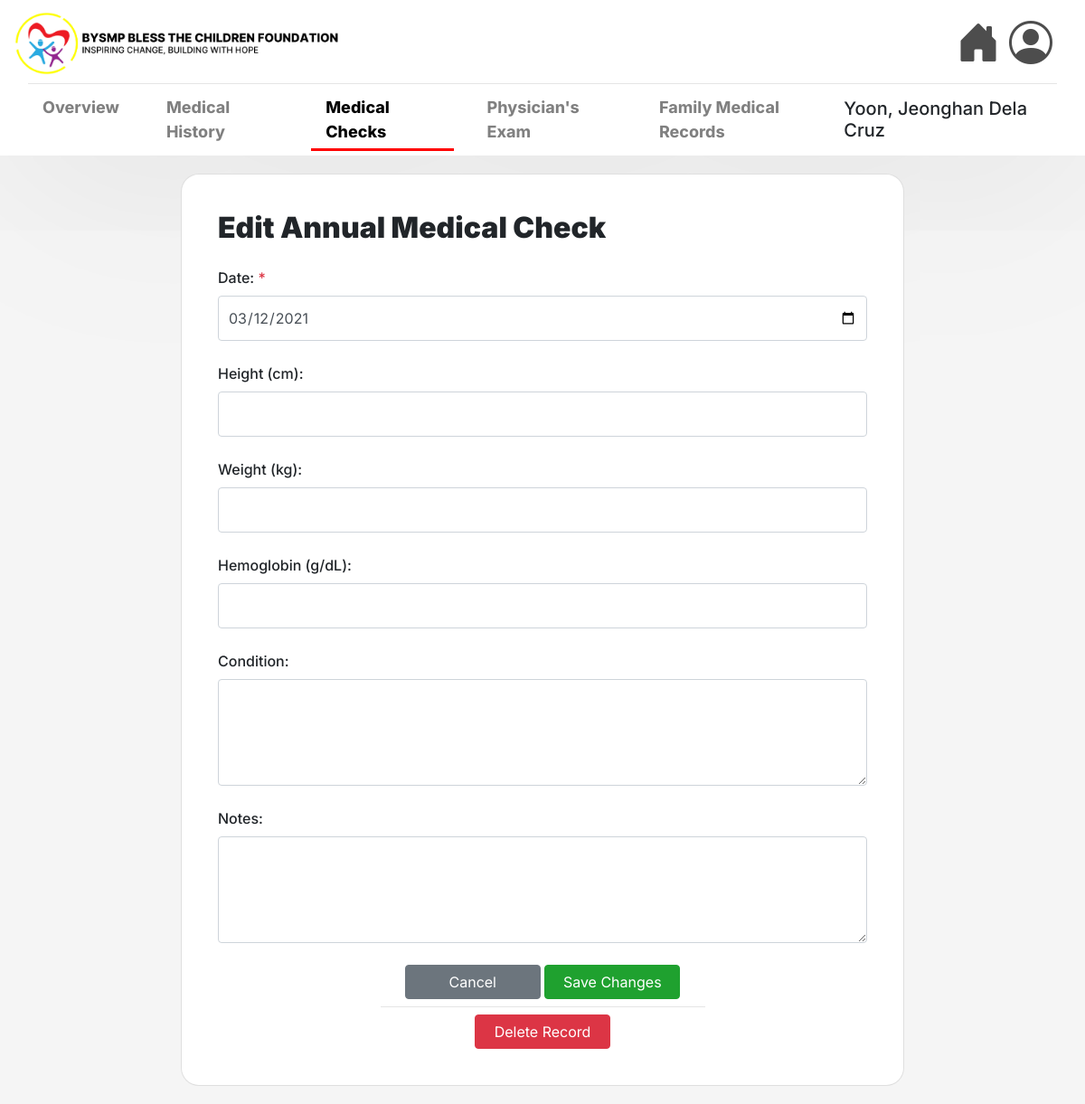
Before: /child/6/annual-medical-check/5/edit/ with the older database file.
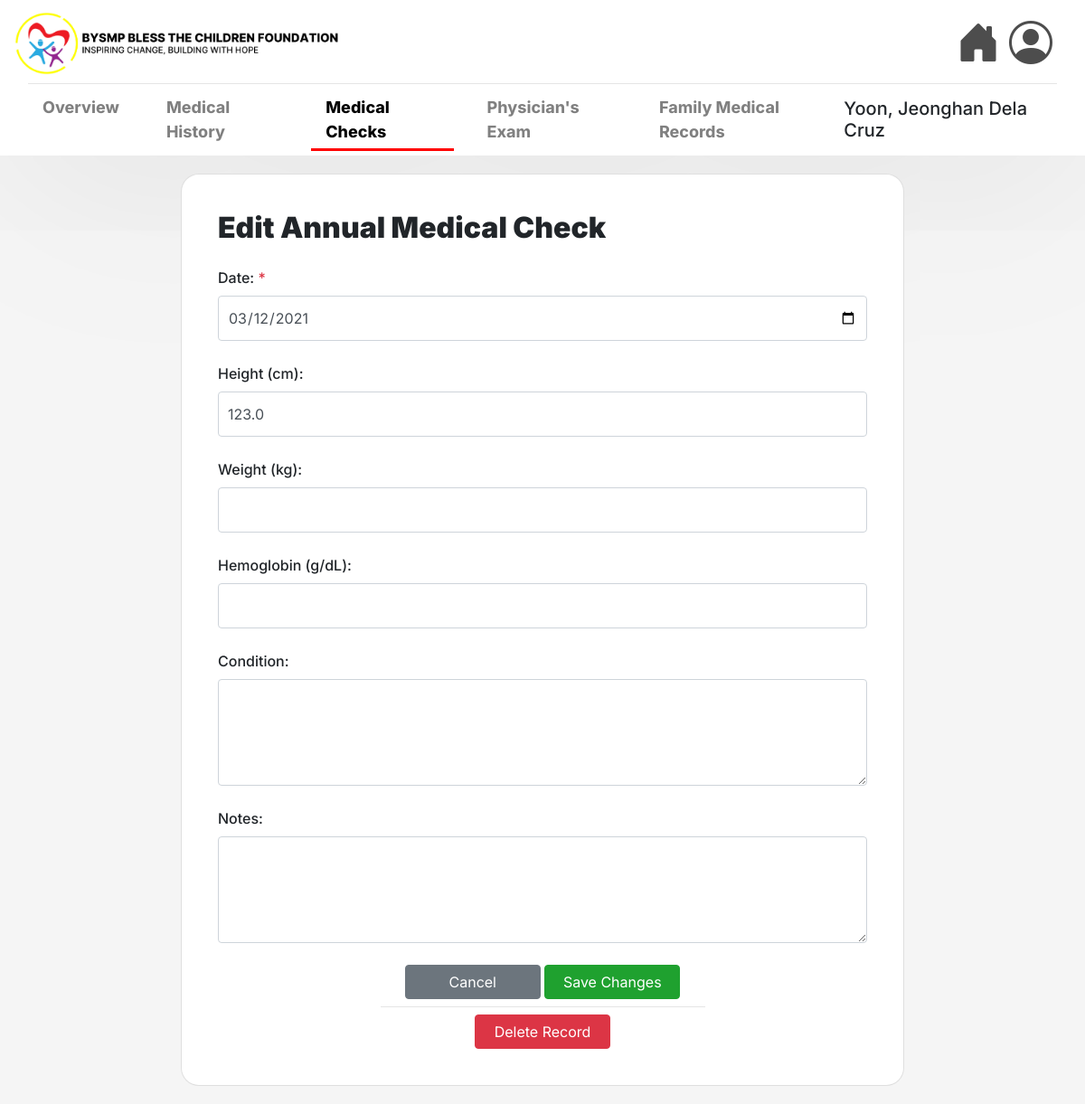
After: the same page with the newer database file.
### msys42app/models.py (models this page shows, shortened)
class AnnualMedicalCheck(models.Model):
    child = models.ForeignKey(Child, on_delete=models.CASCADE, related_name='annual_medical_checks')
    date = models.DateField()
    height = models.DecimalField(max_digits=5, decimal_places=1, null=True, blank=True)  # in cm
    weight = models.DecimalField(max_digits=5, decimal_places=1, null=True, blank=True)  # in kg
    bmi = models.DecimalField(max_digits=5, decimal_places=2, null=True, blank=True)
    hemoglobin = models.DecimalField(max_digits=4, decimal_places=2, null=True, blank=True)
    condition = models.TextField(null=True, blank=True)
    notes = models.TextField(null=True, blank=True)
    class Meta:
        ordering = ['-date']  # Order by date in descending order (newest first)

### msys42app/views.py (the view)
# urls.py: path('child/<int:child_id>/annual-medical-check/<int:check_id>/edit/', views.edit_annual_medical_check, name='edit_annual_medical_check'),
def edit_annual_medical_check(request, child_id, check_id):
    child = get_object_or_404(Child, id=child_id)
    medical_check = get_object_or_404(AnnualMedicalCheck, id=check_id, child=child)
    if request.method == 'POST':
        form = AnnualMedicalCheckForm(request.POST, instance=medical_check)
        if form.is_valid():
            try:
                form.save()
                return redirect('view_annual_medical_check', child_id=child_id, year=medical_check.date.year)
            except Exception as e:
                print(f"Error updating medical check: {str(e)}")
                messages.error(request, f"Error updating medical check: {str(e)}")
        else:
            print("Form validation errors:", form.errors)
            for field, errors in form.errors.items():
                messages.error(request, f"{field}: {', '.join(errors)}")
    else:
        form = AnnualMedicalCheckForm(instance=medical_check)
    return render(request, 'msys42app/edit_annual_medical_check.html', {
        'form': form,
        'child': child,
        'medical_check': medical_check
    })

### msys42app/templates/msys42app/edit_annual_medical_check.html (shortened to what the changed rows need)
{% extends 'msys42app/base.html' %}
{% load static %}
{% block content %}
<div class="container-fluid" style="padding: 20px;">
    <div class="card shadow-sm" style="max-width: 800px; margin: 0 auto;">
        <div class="card-body">
            <h2 class="card-title mb-4" style="font-weight: 1000;">Edit Annual Medical Check</h2>
            <form method="post" action="{% url 'edit_annual_medical_check' child_id=child.id check_id=medical_check.id %}" id="medicalCheckForm">
                <div class="mb-4">
                    <div class="w-100">
                        {{ form.date }}
                    </div>
                </div>
                <div class="mb-4">
                    <div class="w-100">
                        {{ form.height }}
                    </div>
                </div>
                <div class="mb-4">
                    <div class="w-100">
                        {{ form.weight }}
                    </div>
                </div>
                <div class="mb-4">
                    <div class="w-100">
                        {{ form.hemoglobin }}
                    </div>
                </div>
                <div class="mb-4">
                    <div class="w-100">
                        {{ form.condition }}
                    </div>
                </div>
                <div class="mb-4">
                    <div class="w-100">
                        {{ form.notes }}
                    </div>
                </div>
            </form>
        </div>
    </div>
</div>
{% endblock %}

Changed rows visible on the page:
changed AnnualMedicalCheck: height (not shown) → "123.0"
